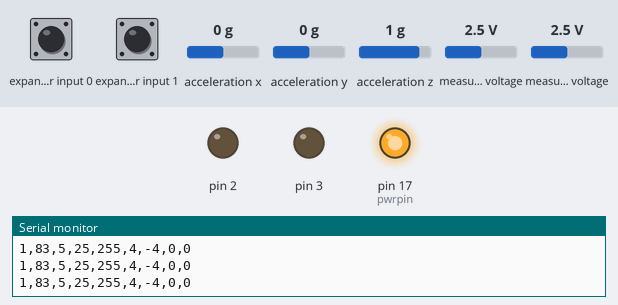
The sketch below on a simulated Arduino Uno, built with avr-gcc and run on an emulated ATmega328P. Parts: output pins drawn as LEDs (lit = HIGH), the last lines printed to the serial monitor. Wiring (inferred from the names in the program): Wii Nunchuk at I2C address 0x52. The test bench sets the inputs (shaded band); at power-on: expander input 0 HIGH, expander input 1 HIGH, acceleration x 0 g, acceleration y 0 g, acceleration z 1 g, measured voltage 2.5 V.

Above: at 1.3 s.
1.4 s: expander input 0 pulled LOW for 0.15 s
At 1.54 s:
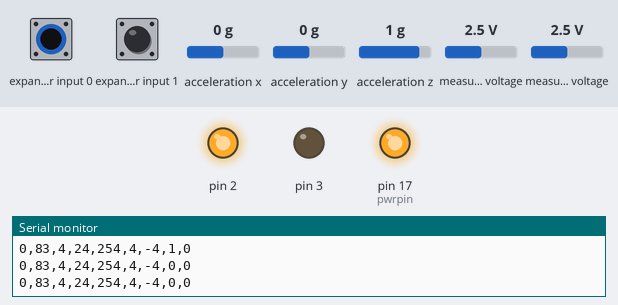
3.1 s: expander input 1 pulled LOW for 0.15 s
At 3.27 s:
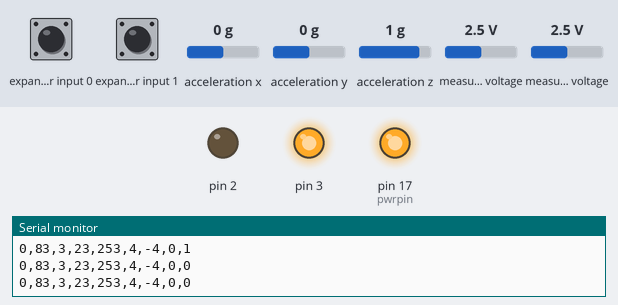
4.8 s: expander input 1 pulled LOW for 3.2 s
At 8.6 s:
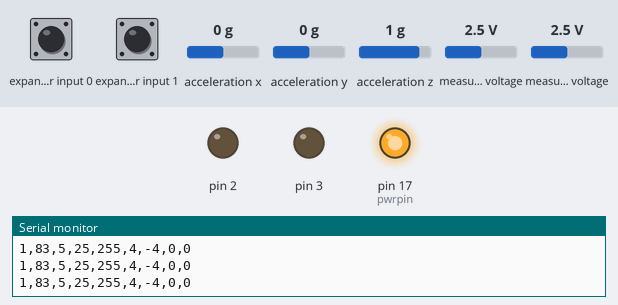
17.0 s: expander input 0 pulled LOW for 3.2 s
At 18.2 s:
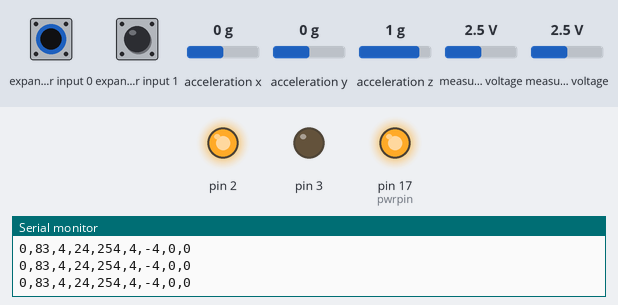
Timing chart, 0 to 21.8 s (numbered marks = the images above; inputs shaded):
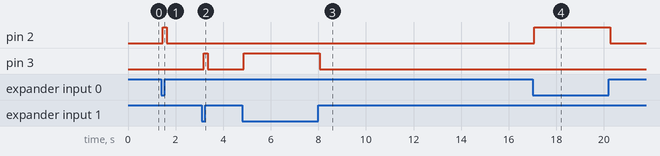

Measured:
- after the input at 1.4 s, pin 2: LOW → HIGH after 0.06 s, → LOW 0.16 s later
- after the input at 3.1 s, pin 3: LOW → HIGH after 0.09 s, → LOW 0.16 s later
- after the input at 4.8 s, pin 3: LOW → HIGH after 0.07 s, → LOW 3.2 s later
- after the input at 17.0 s, pin 2: LOW → HIGH after 0.07 s, → LOW 3.2 s later

The sketch:

WiiChuckPG.ino
```cpp
#include <math.h>

#include "Wire.h"
#include "WiiChuck.h"
//#include "nunchuck_funcs.h"

#define MAXANGLE 90
#define MINANGLE -90


WiiChuck chuck;
int angleStart, currentAngle;
int tillerStart = 0;
double angle;

void setup() {
  //nunchuck_init();

  Serial.begin(115200);
  chuck.begin();
  chuck.update();

  //chuck.calibrateJoy();
}


void loop() {
  delay(50);
  chuck.update();


  Serial.print(chuck.readRoll());
  Serial.print(",");
  Serial.print(chuck.readPitch());
  Serial.print(",");

  Serial.print((int)chuck.readAccelX());
  Serial.print(",");
  Serial.print((int)chuck.readAccelY());
  Serial.print(",");
  Serial.print((int)chuck.readAccelZ());
  Serial.print(",");
  Serial.print(chuck.readJoyX());
  Serial.print(",");
  Serial.print(chuck.readJoyY());
  Serial.print(",");
  Serial.print(chuck.zPressed() ? 1 : 0 );
 //Serial.print(chuck.buttonZ);
  Serial.print(",");
  Serial.print(chuck.cPressed() ? 1 : 0 );
 //Serial.print(chuck.buttonC);
  Serial.println();

}
```

WiiChuck.h
```cpp
/*
 * Nunchuck -- Use a Wii Nunchuck
 * Tim Hirzel http://www.growdown.com
 *
 notes on Wii Nunchuck Behavior.
 This library provides an improved derivation of rotation angles from the nunchuck accelerometer data.
 The biggest different over existing libraries (that I know of ) is the full 360 degrees of Roll data
 from teh combination of the x and z axis accelerometer data using the math library atan2.

 It is accurate with 360 degrees of roll (rotation around axis coming out of the c button, the front of the wii),
 and about 180 degrees of pitch (rotation about the axis coming out of the side of the wii).  (read more below)

 In terms of mapping the wii position to angles, its important to note that while the Nunchuck
 sense Pitch, and Roll, it does not sense Yaw, or the compass direction.  This creates an important
 disparity where the nunchuck only works within one hemisphere.  At a result, when the pitch values are
 less than about 10, and greater than about 170, the Roll data gets very unstable.  essentially, the roll
 data flips over 180 degrees very quickly.   To understand this property better, rotate the wii around the
 axis of the joystick.  You see the sensor data stays constant (with noise).  Because of this, it cant know
 the difference between arriving upside via 180 degree Roll, or 180 degree pitch.  It just assumes its always
 180 roll.


 *
 * This file is an adaptation of the code by these authors:
 * Tod E. Kurt, http://todbot.com/blog/
 *
 * The Wii Nunchuck reading code is taken from Windmeadow Labs
 * http://www.windmeadow.com/node/42
 *
 * Conversion to Arduino 1.0 by Danjovic
 * http://hotbit.blogspot.com
 *
 * Included the Fix from Martin Peris by Leopold Klimesch
 * http://blog.martinperis.com/2011/04/arduino-wiichuck.html
 *
 *
 * Adapted again by Evan Raskob as an example sketch:
 * which can be found at http://github.com/pixelpusher/CreativeCode/
 */

#ifndef WiiChuck_h
#define WiiChuck_h

#include "Arduino.h"
#include <Wire.h>
#include <math.h>


// these may need to be adjusted for each nunchuck for calibration
#define ZEROX 510
#define ZEROY 490
#define ZEROZ 460
#define RADIUS 210  // probably pretty universal

#define DEFAULT_ZERO_JOY_X 124
#define DEFAULT_ZERO_JOY_Y 132

//Set the power pins for the wiichuck, otherwise it will not be powered up
#define pwrpin PORTC3
#define gndpin PORTC2

//#define AVERAGE_N 10

#define NUM_RESET_CYCLES  60  // 3 sec at 20 fps


class WiiChuck {
private:
  uint8_t cnt;
  uint8_t status[6];              // array to store wiichuck output
  uint8_t averageCounter;

#ifdef AVERAGE_N
  int accelArray[3][AVERAGE_N];  // X,Y,Z
#endif

  int i;
  int total;
  uint8_t zeroJoyX;   // these are about where mine are
  uint8_t zeroJoyY; // use calibrateJoy when the stick is at zero to correct
  int lastJoyX;
  int lastJoyY;
  int angles[3];

  uint16_t holdCycles; // number of cycles button is held down, for re-calibration

  bool lastZ, lastC, zPress, cPress;


public:

  uint8_t joyX;
  uint8_t joyY;
  bool buttonZ;
  bool buttonC;

  void begin()
  {

    pinMode(2,OUTPUT);
    pinMode(3,OUTPUT);

    //Set power pinds
    DDRC |= _BV(pwrpin) | _BV(gndpin);

    PORTC &=~ _BV(gndpin);

    PORTC |=  _BV(pwrpin);

    delay(100);  // wait for things to stabilize

    holdCycles = 0;

    //send initialization handshake
    Wire.begin();
    cnt = 0;
    averageCounter = 0;
    zPress = cPress = false;

    // instead of the common 0x40 -> 0x00 initialization, we
    // use 0xF0 -> 0x55 followed by 0xFB -> 0x00.
    // this lets us use 3rd party nunchucks (like cheap $4 ebay ones)
    // while still letting us use official oness.
    // only side effect is that we no longer need to decode bytes in _nunchuk_decode_byte
    // see http://www.arduino.cc/cgi-bin/yabb2/YaBB.pl?num=1264805255
    //
    Wire.beginTransmission(0x52);       // device address
    Wire.write(0xF0);
    Wire.write(0x55);
    Wire.endTransmission();
    delay(1);
    Wire.beginTransmission(0x52);
    Wire.write(0xFB);

    Wire.write(0x01);
    Wire.write((uint8_t)0x00);

    Wire.endTransmission();
    update();
    for (i = 0; i<3;i++) {
      angles[i] = 0;
    }
    zeroJoyX = DEFAULT_ZERO_JOY_X;
    zeroJoyY = DEFAULT_ZERO_JOY_Y;
  }


  void calibrateJoy()
  {
    zeroJoyX = joyX;
    zeroJoyY = joyY;
  }

  void update()
  {
    Wire.requestFrom (0x52, 6); // request data from nunchuck
    while (Wire.available ())
    {
      // receive byte as an integer
      status[cnt] = _nunchuk_decode_byte (Wire.read());
      ++cnt;
    }

    if (cnt > 5)
    {
      lastZ = buttonZ;
      lastC = buttonC;

      digitalWrite(2,buttonZ);
      digitalWrite(3,buttonC);

      lastJoyX = readJoyX();
      lastJoyY = readJoyY();

#ifdef AVERAGE_N
      ++averageCounter;
      if (averageCounter >= AVERAGE_N)
        averageCounter = 0;
#endif

      cnt = 0;
      joyX = (status[0]);
      joyY = (status[1]);
      for (i = 0; i < 3; i++)
      {
#ifdef AVERAGE_N
        accelArray[i][averageCounter] = ((int)status[i+2] << 2) + ((status[5] & (B00000011 << ((i+1)*2) ) >> ((i+1)*2)));
#else
        angles[i] = (status[i+2] << 2) + ((status[5] & (B00000011 << ((i+1)*2) ) >> ((i+1)*2)));
#endif
      }

#ifdef AVERAGE_N
      accelYArray[averageCounter] = ((int)status[3] << 2) + ((status[5] & B00110000) >> 4);
      accelZArray[averageCounter] = ((int)status[4] << 2) + ((status[5] & B11000000) >> 6);
#endif

      buttonZ = !( status[5] & B00000001);
      buttonC = !((status[5] & B00000010) >> 1);

      // changed these - presses stay true until they are received
      if (buttonZ && !lastZ)
        zPress = true;

     if (buttonC && !lastC)
        cPress = true;

      _send_zero(); // send the request for next bytes

      if (buttonZ && lastZ)
      {
        ++holdCycles;
        if (holdCycles > NUM_RESET_CYCLES) calibrateJoy();
      }
      else
        holdCycles = 0;
    }
  }

  // UNCOMMENT FOR DEBUGGING
  //byte * getStatus() {
  //    return status;
  //}

  float readAccelX()
  {
    // total = 0;
    // accelArray[xyz][averageCounter] * FAST_WEIGHT;
    return (float)angles[0] - ZEROX;
  }
  float readAccelY() {
    // total = 0;
    // accelArray[xyz][averageCounter] * FAST_WEIGHT;
    return (float)angles[1] - ZEROY;
  }
  float readAccelZ() {
    // total = 0;
    // accelArray[xyz][averageCounter] * FAST_WEIGHT;
    return (float)angles[2] - ZEROZ;
  }

  bool zPressed()
  {

    bool result = zPress;
    zPress = false; // make sure
    return result;
    //    return (buttonZ && ! lastZ);

  }
  bool cPressed()
  {
    bool result = cPress;
    cPress = false; // ma
    return result;

    //return (buttonC && ! lastC);
  }

  // for using the joystick like a directional button
  bool rightJoy(int thresh=60) {
    return (readJoyX() > thresh and lastJoyX <= thresh);
  }

  // for using the joystick like a directional button
  bool leftJoy(int thresh=60) {
    return (readJoyX() < -thresh and lastJoyX >= -thresh);
  }


  int readJoyX() {
    return (int) joyX - zeroJoyX;
  }

  int readJoyY() {
    return (int)joyY - zeroJoyY;
  }


  // R, the radius, generally hovers around 210 (at least it does with mine)
  // int R() {
  //     return sqrt(readAccelX() * readAccelX() +readAccelY() * readAccelY() + readAccelZ() * readAccelZ());
  // }


  // returns roll degrees
  inline int readRoll() {
    return (int)(atan2(readAccelX(),readAccelZ())/ M_PI * 180.0);
  }

  // returns pitch in degrees
  inline int readPitch() {
    return (int) (acos(readAccelY()/RADIUS)/ M_PI * 180.0);  // optionally swap 'RADIUS' for 'R()'
  }

private:
  inline uint8_t _nunchuk_decode_byte (uint8_t x)
  {
    //decode is only necessary with certain initializations
    //x = (x ^ 0x17) + 0x17;
    return x;
  }

  void _send_zero()
  {
    Wire.beginTransmission (0x52);      // transmit to device 0x52
    Wire.write ((uint8_t)0x00);         // sends one byte
    Wire.endTransmission ();    // stop transmitting
  }

};


#endif
```
